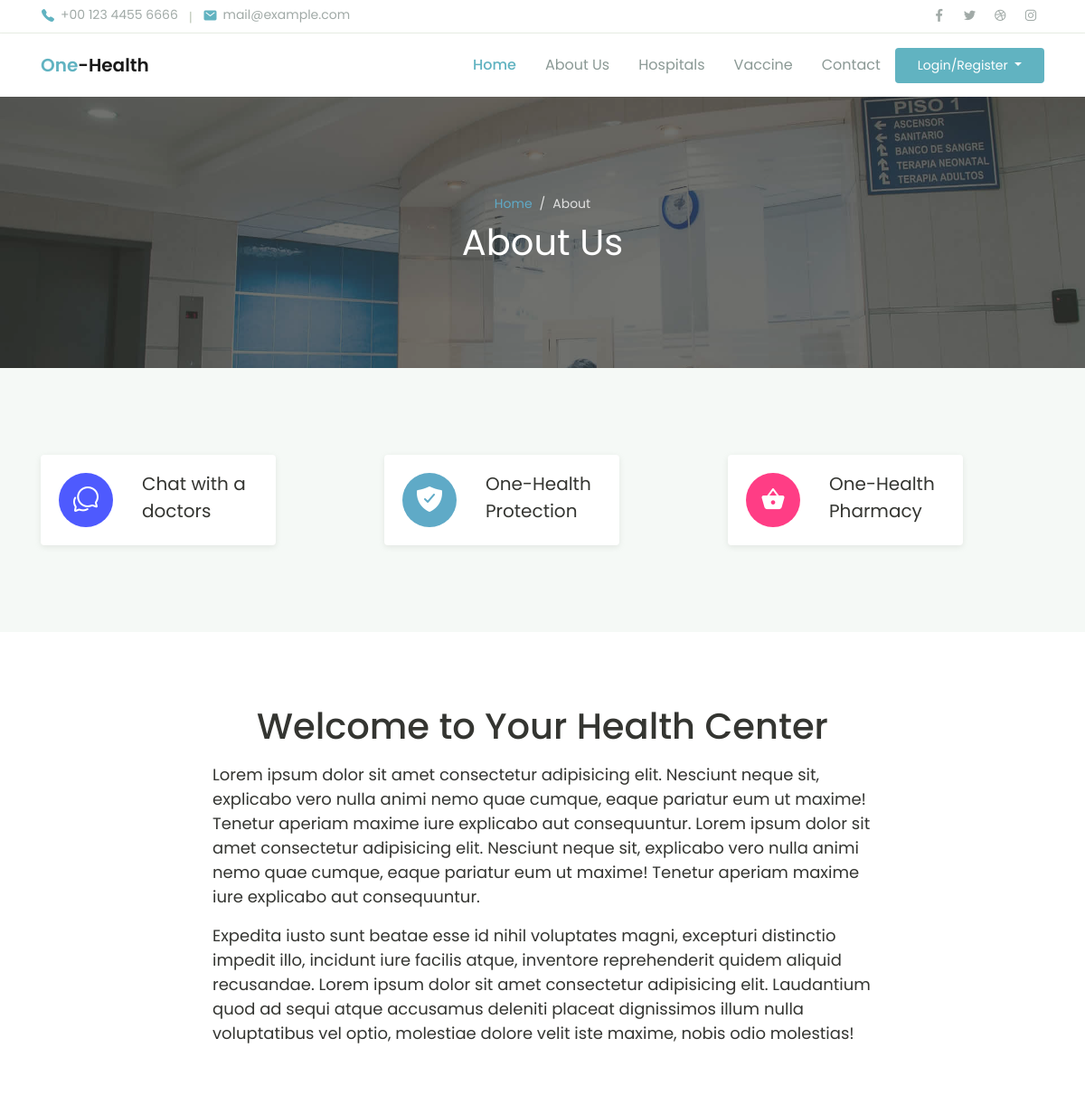
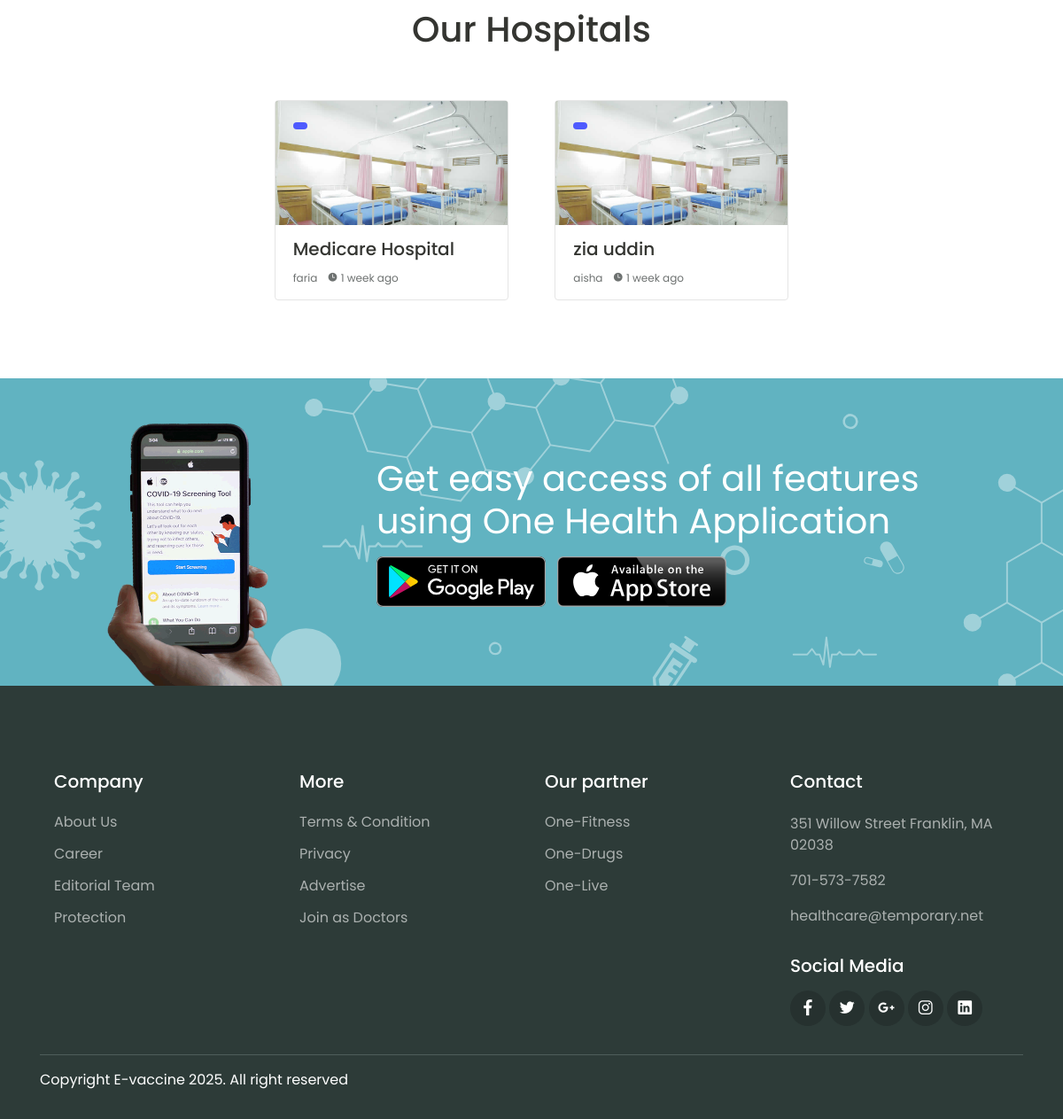
Page /about.php on the committed database (2 pictures, top to bottom).
### tables this page shows
CREATE TABLE `hospital` (
  `hospital_id` int(11) NOT NULL,
  `hospital_name` varchar(255) NOT NULL,
  `hospital_email` varchar(255) NOT NULL,
  `hospital_contact` varchar(255) NOT NULL,
  `hospital_manager` varchar(255) NOT NULL,
  `manager_cnic` varchar(255) NOT NULL,
  `hospital_location` varchar(255) NOT NULL,
  `hospital_img` varchar(255) NOT NULL,
  `hospital_op_time` varchar(255) NOT NULL,
  `hospital_close_time` varchar(255) NOT NULL,
  `pass` varchar(255) NOT NULL,
  `user_id` int(11) NOT NULL,
  `hospital_status` varchar(255) NOT NULL DEFAULT '1',
  `Created_at` varchar(255) NOT NULL
);

### about.php (the view)
<?php
include("main_header.php");
?>
  <div class="page-banner overlay-dark bg-image" style="background-image: url(assets/img/bg_image_1.jpg);">
    <div class="banner-section">
      <div class="container text-center wow fadeInUp">
        <nav aria-label="Breadcrumb">
          <ol class="breadcrumb breadcrumb-dark bg-transparent justify-content-center py-0 mb-2">
            <li class="breadcrumb-item"><a href="index.html">Home</a></li>
            <li class="breadcrumb-item active" aria-current="page">About</li>
          </ol>
        </nav>
        <h1 class="font-weight-normal">About Us</h1>
      </div>
    </div>
  </div>
  <div class="page-section bg-light">
    <div class="container">
      <div class="row">
        <div class="col-md-4 py-3 wow zoomIn">
          <div class="card-service">
            <div class="circle-shape bg-secondary text-white">
              <span class="mai-chatbubbles-outline"></span>
            </div>
            <p><span>Chat</span> with a doctors</p>
          </div>
        </div>
        <div class="col-md-4 py-3 wow zoomIn">
          <div class="card-service">
            <div class="circle-shape bg-primary text-white">
              <span class="mai-shield-checkmark"></span>
            </div>
            <p><span>One</span>-Health Protection</p>
          </div>
        </div>
        <div class="col-md-4 py-3 wow zoomIn">
          <div class="card-service">
            <div class="circle-shape bg-accent text-white">
              <span class="mai-basket"></span>
            </div>
            <p><span>One</span>-Health Pharmacy</p>
          </div>
        </div>
      </div>
    </div>
  </div>
  <div class="page-section">
    <div class="container">
      <div class="row justify-content-center">
        <div class="col-lg-8 wow fadeInUp">
          <h1 class="text-center mb-3">Welcome to Your Health Center</h1>
          <div class="text-lg">
            <p>Lorem ipsum dolor sit amet consectetur adipisicing elit. Nesciunt neque sit, explicabo vero nulla animi nemo quae cumque, eaque pariatur eum ut maxime! Tenetur aperiam maxime iure explicabo aut consequuntur. Lorem ipsum dolor sit amet consectetur adipisicing elit. Nesciunt neque sit, explicabo vero nulla animi nemo quae cumque, eaque pariatur eum ut maxime! Tenetur aperiam maxime iure explicabo aut consequuntur.</p>
            <p>Expedita iusto sunt beatae esse id nihil voluptates magni, excepturi distinctio impedit illo, incidunt iure facilis atque, inventore reprehenderit quidem aliquid recusandae. Lorem ipsum dolor sit amet consectetur adipisicing elit. Laudantium quod ad sequi atque accusamus deleniti placeat dignissimos illum nulla voluptatibus vel optio, molestiae dolore velit iste maxime, nobis odio molestias!</p>
          </div>
        </div>
        <div class="col-lg-10 mt-5">
          <h1 class="text-center mb-5 wow fadeInUp">Our Hospitals</h1>
          <div class="row justify-content-center">
          <?php
       $sql = "SELECT * FROM `hospital` WHERE `hospital_status`  = 0 ORDER BY `hospital_id` DESC limit 3 ";
       $run=mysqli_query($con,$sql);
       if(mysqli_num_rows($run)){
           while($data=mysqli_fetch_assoc($run)){
               ?>
        <div class="col-lg-4 py-2 wow zoomIn">
          <div class="card-blog">
            <div class="header">
              <div class="post-category">
                <a href="#"></a>
              </div>
              <a href="blog-details.html" class="post-thumb">
                <img src="assets/img/blog/blog_1.jpg" alt="">
              </a>
            </div>
            <div class="body">
              <h5 class="post-title"><a href="blog-details.html"><?php echo $data['hospital_name'];?></a></h5>
              <div class="site-info">
                <div class="avatar mr-2">
                  <span><?php echo $data['hospital_manager'];?></span>
                </div>
                <span class="mai-time"></span> 1 week ago
              </div>
            </div>
          </div>
        </div>
        <?php
           }}
          ?>
          </div>
        </div>
      </div>
    </div>
  </div>
  <div class="page-section banner-home bg-image" style="background-image: url(assets/img/banner-pattern.svg);">
    <div class="container py-5 py-lg-0">
      <div class="row align-items-center">
        <div class="col-lg-4 wow zoomIn">
          <div class="img-banner d-none d-lg-block">
            <img src="assets/img/mobile_app.png" alt="">
          </div>
        </div>
        <div class="col-lg-8 wow fadeInRight">
          <h1 class="font-weight-normal mb-3">Get easy access of all features using One Health Application</h1>
          <a href="#"><img src="assets/img/google_play.svg" alt=""></a>
          <a href="#" class="ml-2"><img src="assets/img/app_store.svg" alt=""></a>
        </div>
      </div>
    </div>
  </div>
  <?php
include("main_footer.php");
?>

### assets/css/theme.css (style rules this page uses)
:root { --primary: #5faac7; --accent: #FF3D85; --secondary: #4E5AFE; --warning: #EED818; --info: #05B4E1; --danger: #FF4943; --success: #96C93D; --dark: #343531; --light: #F5F9F6; --cs: #596261; --grey: #6E807A; }
body { font-family: "Source Sans Pro", sans-serif; line-height: 1.5; color: #343531; }
a { color: #5faac7; text-decoration: none; background-color: transparent; }
.text-lg { font-size: 18px !important; }
.bg-primary { background-color: #5faac7 !important; }
.bg-accent { background-color: #FF3D85 !important; }
.bg-secondary { background-color: #4E5AFE !important; }
.bg-light { background-color: #F5F9F6 !important; }
.breadcrumb { background-color: #f8f9fa; }
.breadcrumb-dark .breadcrumb-item a { color: #5faac7; }
.breadcrumb-dark .breadcrumb-item + .breadcrumb-item::before { display: inline-block; padding-right: 0.5rem; color: rgba(255, 255, 255, 0.8); content: "/"; }
.breadcrumb-dark .breadcrumb-item.active { color: rgba(255, 255, 255, 0.8); }
.bg-image { position: relative; background-position: center center; background-size: cover; background-repeat: no-repeat; }
.bg-image > * { position: relative; z-index: 10; }
.avatar { display: inline-flex; flex-direction: row; align-items: center; }
.page-section { position: relative; padding-top: 80px; padding-bottom: 80px; overflow: hidden; }
.page-banner { position: relative; height: 300px; z-index: 10; }
.page-hero.overlay-dark::before, .page-banner.overlay-dark::before { content: ""; position: absolute; top: 0; left: 0; width: 100%; height: 100%; background: rgba(52, 53, 49, 0.7); z-index: 1; }
.page-banner .breadcrumb-item, .page-banner .breadcrumb-item a { font-size: 14px; }
.hero-section, .banner-section { position: relative; display: -ms-flexbox; display: flex; -ms-flex-align: center; align-items: center; -ms-flex-pack: center; justify-content: center; height: 100%; color: #ffffff; z-index: 10; }
.card-service { display: inline-flex; flex-direction: row; align-items: center; padding: 20px; margin: 0 auto; width: 100%; height: 100px; font-size: 20px; line-height: normal; background-color: #fff; border-radius: 4px; box-shadow: 0 2px 6px rgba(154, 159, 151, 0.2); }
.card-service p { margin-top: 10px; margin-left: 32px; }
.circle-shape { flex-shrink: 0; padding: 0; width: 60px; height: 60px; line-height: 64px; border-radius: 50%; text-align: center; font-size: 32px; }
@media (min-width: 768px) { .card-service { width: 260px; } }
.card-blog { position: relative; display: block; max-width: 264px; margin: 0 auto; background-color: #fff; border-radius: 4px; border: 1px solid #E5E5E5; overflow: hidden; }
.card-blog .header { width: 100%; height: 140px; background-color: #9A9F97; overflow: hidden; }
.card-blog .header .post-thumb { position: relative; overflow: hidden; }
.card-blog .header .post-thumb img { width: 100%; transition: transform .2s linear; }
.card-blog .body { padding: 15px 20px; }
.card-blog .post-category { position: absolute; top: 15px; left: 20px; z-index: 9; }
.card-blog .post-category a { display: inline-block; padding: 4px 8px; font-size: 12px; background-color: #4E5AFE; color: #fff; border-radius: 40px; }
.card-blog .post-title, .card-blog .post-title a { color: #343531; }
.card-blog .site-info { margin-top: 12px; font-size: 12px; color: #6D7170; }
.banner-home { padding: 0; background-color: #5faac7; color: #fff; }
.banner-home .img-banner { display: block; max-width: 200px; margin-top: 50px; margin-left: auto; margin-right: auto; overflow: hidden; }
.banner-home .img-banner img { width: 100%; }

### main_header.php (style rules this page uses)
* { font-family: 'Poppins', sans-serif; ; }
.banner-home { background-color: #61b3c1; }

### rows in the picture
hospital: hospital_name "Medicare Hospital", hospital_manager "faria"
hospital: hospital_name "zia uddin", hospital_manager "aisha"
